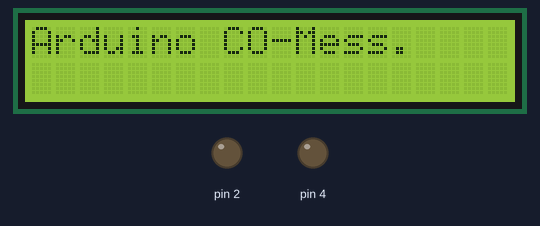
A program run on a simulated Arduino Uno, built with avr-gcc and run on an emulated ATmega328P. Parts: 20×2 character LCD, output pins drawn as LEDs (lit = HIGH).

Above: at 0.1 s.
At 2.4 s:
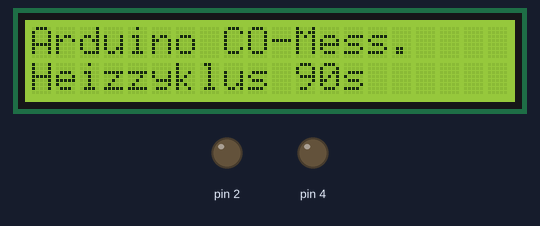
At 92.6 s:
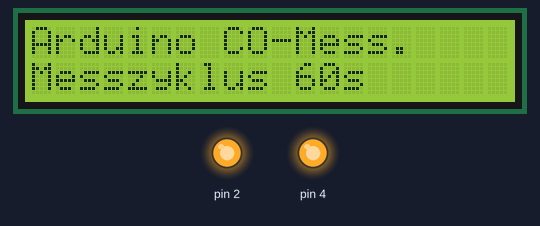
Timing chart, 0 to 94.1 s (numbered marks = the images above):
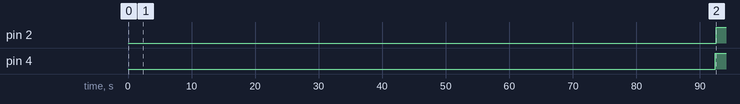

The program:

main.cpp
```cpp
#include <Arduino.h>
#include <LiquidCrystal_I2C.h>

LiquidCrystal_I2C lcd(0x27,20,2);  // set the LCD address to 0x27 for a 16 chars and 2 line display

double aktuellerWert;
long addierterWert;
int zeile;
int durchschnittsWert;
int letzterWert;
int jetztWert;

void setup()
{
  Serial.begin(19200);
  lcd.init();                      // initialize the lcd
  pinMode(4, OUTPUT);
  pinMode(2, OUTPUT);

  // Print a message to the LCD for testing it & Information of Users
  lcd.backlight();
  lcd.setCursor(0,0);
  lcd.print("Arduino CO-Mess.");
  // wait to check & read
  delay(2000);
}

void clearLCD(int zeile)
{
  lcd.setCursor(0, zeile);
  lcd.print("                ");
}

void heizen()
{
  clearLCD(1);
  digitalWrite(4, LOW);
  delay(250);
  digitalWrite(2, LOW);
  lcd.setCursor(0,1);
  lcd.print("Heizzyklus 90s");
  delay(90000);
}

void messen()
{
  addierterWert = 0;
  letzterWert = durchschnittsWert;
  int counter = 0;
  clearLCD(1);
  digitalWrite(4,HIGH);
  delay(200);
  digitalWrite(2, HIGH);
  lcd.setCursor(0,1);
  lcd.print("Messzyklus 60s");
  lcd.setCursor(0,1);
  for (int i = 0; i <= 600; i++) {            //100 Messungen machen und addieren ---- 600*100ms=60000ms = 60s
    if (i >= 500)
    {
      jetztWert = analogRead(A0);
      Serial.println(jetztWert);
      addierterWert = addierterWert + jetztWert;
      if (counter >= 580)
          {
            lcd.print(".");
          }
    }
    delay(100);
    counter = counter +1;

  }
  durchschnittsWert = addierterWert/101; //Durchschnitt ausrechnen
}

void loop()
{
  heizen();
  messen();
  clearLCD(0);
  lcd.setCursor(0,0);
  lcd.print("PPM ");
  lcd.print(durchschnittsWert);
  lcd.print(" last ");
  lcd.print(letzterWert);
}
```

Measured:
- by itself, pin 2: LOW → HIGH at 92.6 s
- by itself, pin 4: LOW → HIGH at 92.4 s
- what the display in image 1 shows lasts 90.0 s, from 2.4 s to 92.4 s
